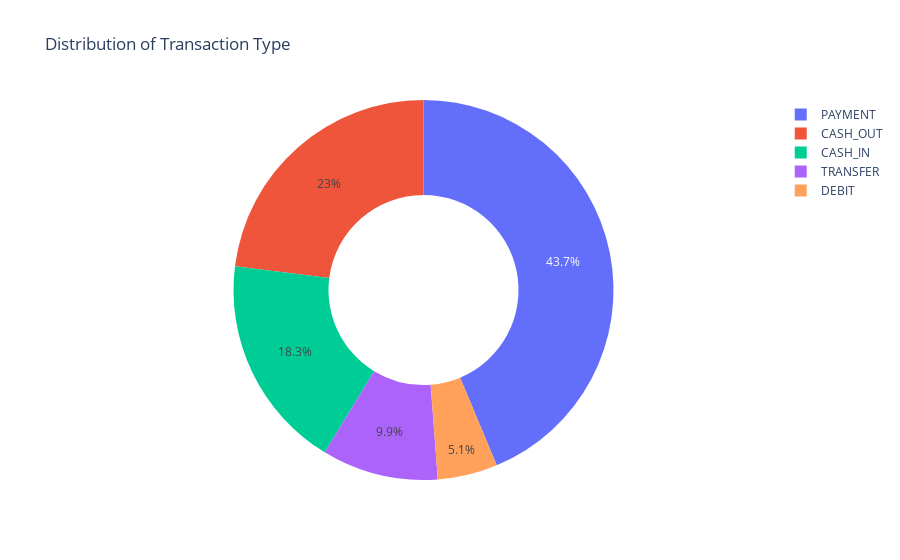

The code cell stored with this chart in its notebook:
### Code cell
import plotly.express as px
figure = px.pie(df ,
               values = quantity,
               names = transactions,
               hole = 0.5 ,
               title = "Distribution of Transaction Type")
figure.show()

### Figure 1 — Plotly figure (JSON) as saved in the notebook; plotly's stock layout.template omitted (floating-point values rounded to 4 significant figures)
{"data": [{"domain": {"x": [0, 1], "y": [0, 1]}, "hole": 0.5, "hovertemplate": "label=%{label}<br>value=%{value}<extra></extra>", "labels": ["PAYMENT", "CASH_OUT", "CASH_IN", "TRANSFER", "DEBIT"], "legendgroup": "", "name": "", "showlegend": true, "type": "pie", "values": [437, 230, 183, 99, 51]}], "layout": {"legend": {"tracegroupgap": 0}, "title": {"text": "Distribution of Transaction Type"}}}
